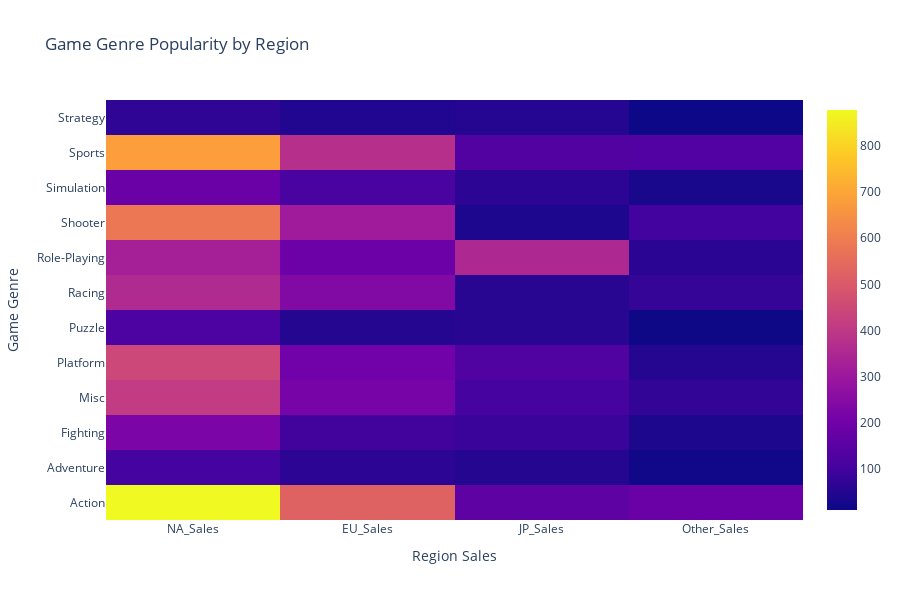

Write notebook code for a chart like this one.
### Code cell
# Question: How do game genres perform across different regions in terms of total sales?

configure_plotly_browser_state()

# Group by Genre and sum sales by region
genre_sales = df.groupby('Genre')[['NA_Sales', 'EU_Sales', 'JP_Sales', 'Other_Sales']].sum()

# Convert to long form
genre_sales_long = genre_sales.reset_index().melt(id_vars='Genre',
                                                   var_name='Region',
                                                   value_name='Sales (Millions)')

# Create the heatmap trace
heatmap_trace = go.Heatmap(
    x=genre_sales_long.Region,
    y=genre_sales_long.Genre,
    z=genre_sales_long['Sales (Millions)'],
    textfont={"size": 18}
)

fig = go.Figure(data=[heatmap_trace])

fig.update_layout(
    title="Game Genre Popularity by Region",
    xaxis_title="Region Sales",
    yaxis_title="Game Genre",
    height=600
)

fig.show()

'''
This interaction strengthen the communication by:
  - The plot show regional preferences at a glance (NA perfer Action and Sports game, JP perfer RPG...)
  - It provide detailed information like the value of total game sales for a specific genre when hovers over the grid
'''

### Figure 1 — Plotly figure (JSON) as saved in the notebook; plotly's stock layout.template omitted (floating-point values rounded to 4 significant figures)
{"data": [{"textfont": {"size": 18}, "x": ["NA_Sales", "NA_Sales", "NA_Sales", "NA_Sales", "NA_Sales", "NA_Sales", "NA_Sales", "NA_Sales", "NA_Sales", "NA_Sales", "NA_Sales", "NA_Sales", "EU_Sales", "EU_Sales", "EU_Sales", "EU_Sales", "EU_Sales", "EU_Sales", "EU_Sales", "EU_Sales", "EU_Sales", "EU_Sales", "EU_Sales", "EU_Sales", "JP_Sales", "JP_Sales", "JP_Sales", "JP_Sales", "JP_Sales", "JP_Sales", "JP_Sales", "JP_Sales", "JP_Sales", "JP_Sales", "JP_Sales", "JP_Sales", "Other_Sales", "Other_Sales", "Other_Sales", "Other_Sales", "Other_Sales", "Other_Sales", "Other_Sales", "Other_Sales", "Other_Sales", "Other_Sales", "Other_Sales", "Other_Sales"], "y": ["Action", "Adventure", "Fighting", "Misc", "Platform", "Puzzle", "Racing", "Role-Playing", "Shooter", "Simulation", "Sports", "Strategy", "Action", "Adventure", "Fighting", "Misc", "Platform", "Puzzle", "Racing", "Role-Playing", "Shooter", "Simulation", "Sports", "Strategy", "Action", "Adventure", "Fighting", "Misc", "Platform", "Puzzle", "Racing", "Role-Playing", "Shooter", "Simulation", "Sports", "Strategy", "Action", "Adventure", "Fighting", "Misc", "Platform", "Puzzle", "Racing", "Role-Playing", "Shooter", "Simulation", "Sports", "Strategy"], "z": [877.8, 105.8, 223.6, 410.2, 447.1, 123.8, 359.4, 327.3, 582.6, 183.3, 683.4, 68.7, 525, 64.13, 101.3, 216.0, 201.6, 50.78, 238.4, 188.1, 313.3, 113.4, 376.9, 45.34, 159.9, 52.07, 87.35, 107.8, 130.8, 57.31, 56.69, 352.3, 38.28, 63.7, 135.4, 49.46, 187.4, 16.81, 36.68, 75.32, 51.59, 12.55, 77.27, 59.61, 102.7, 31.52, 135.0, 11.36], "type": "heatmap"}], "layout": {"title": {"text": "Game Genre Popularity by Region"}, "xaxis": {"title": {"text": "Region Sales"}}, "yaxis": {"title": {"text": "Game Genre"}}, "height": 600}}
